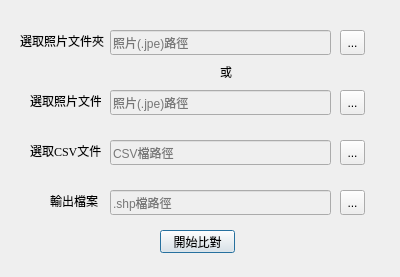
<?xml version="1.0" encoding="UTF-8"?>
<ui version="4.0">
 <class>Dialog</class>
 <widget class="QDialog" name="Dialog">
  <property name="geometry">
   <rect>
    <x>0</x>
    <y>0</y>
    <width>400</width>
    <height>277</height>
   </rect>
  </property>
  <property name="windowTitle">
   <string>照片CSV比對</string>
  </property>
  <widget class="QLabel" name="label_2">
   <property name="geometry">
    <rect>
     <x>30</x>
     <y>140</y>
     <width>71</width>
     <height>21</height>
    </rect>
   </property>
   <property name="font">
    <font>
     <family>Times New Roman</family>
     <pointsize>9</pointsize>
    </font>
   </property>
   <property name="text">
    <string>選取CSV文件</string>
   </property>
  </widget>
  <widget class="QLabel" name="label_9">
   <property name="geometry">
    <rect>
     <x>20</x>
     <y>30</y>
     <width>91</width>
     <height>21</height>
    </rect>
   </property>
   <property name="font">
    <font>
     <family>Times New Roman</family>
     <pointsize>9</pointsize>
    </font>
   </property>
   <property name="text">
    <string>選取照片文件夾</string>
   </property>
  </widget>
  <widget class="QToolButton" name="toolButton_2">
   <property name="geometry">
    <rect>
     <x>340</x>
     <y>140</y>
     <width>25</width>
     <height>25</height>
    </rect>
   </property>
   <property name="text">
    <string>...</string>
   </property>
  </widget>
  <widget class="QToolButton" name="toolButton_4">
   <property name="geometry">
    <rect>
     <x>340</x>
     <y>30</y>
     <width>25</width>
     <height>25</height>
    </rect>
   </property>
   <property name="text">
    <string>...</string>
   </property>
  </widget>
  <widget class="QLineEdit" name="lineEdit_4">
   <property name="enabled">
    <bool>false</bool>
   </property>
   <property name="geometry">
    <rect>
     <x>110</x>
     <y>30</y>
     <width>221</width>
     <height>25</height>
    </rect>
   </property>
   <property name="text">
    <string/>
   </property>
   <property name="placeholderText">
    <string>照片(.jpe)路徑</string>
   </property>
  </widget>
  <widget class="QLineEdit" name="lineEdit_2">
   <property name="enabled">
    <bool>false</bool>
   </property>
   <property name="geometry">
    <rect>
     <x>110</x>
     <y>140</y>
     <width>221</width>
     <height>25</height>
    </rect>
   </property>
   <property name="placeholderText">
    <string>CSV檔路徑</string>
   </property>
  </widget>
  <widget class="QToolButton" name="toolButton_5">
   <property name="geometry">
    <rect>
     <x>340</x>
     <y>90</y>
     <width>25</width>
     <height>25</height>
    </rect>
   </property>
   <property name="text">
    <string>...</string>
   </property>
  </widget>
  <widget class="QLabel" name="label_10">
   <property name="geometry">
    <rect>
     <x>30</x>
     <y>90</y>
     <width>71</width>
     <height>21</height>
    </rect>
   </property>
   <property name="font">
    <font>
     <family>Times New Roman</family>
     <pointsize>9</pointsize>
    </font>
   </property>
   <property name="text">
    <string>選取照片文件</string>
   </property>
  </widget>
  <widget class="QLineEdit" name="lineEdit_5">
   <property name="enabled">
    <bool>false</bool>
   </property>
   <property name="geometry">
    <rect>
     <x>110</x>
     <y>90</y>
     <width>221</width>
     <height>25</height>
    </rect>
   </property>
   <property name="text">
    <string/>
   </property>
   <property name="placeholderText">
    <string>照片(.jpe)路徑</string>
   </property>
  </widget>
  <widget class="QPushButton" name="startPair">
   <property name="geometry">
    <rect>
     <x>160</x>
     <y>230</y>
     <width>75</width>
     <height>23</height>
    </rect>
   </property>
   <property name="sizePolicy">
    <sizepolicy hsizetype="Fixed" vsizetype="Expanding">
     <horstretch>0</horstretch>
     <verstretch>0</verstretch>
    </sizepolicy>
   </property>
   <property name="text">
    <string>開始比對</string>
   </property>
  </widget>
  <widget class="QLabel" name="label_3">
   <property name="geometry">
    <rect>
     <x>190</x>
     <y>60</y>
     <width>72</width>
     <height>23</height>
    </rect>
   </property>
   <property name="text">
    <string>或</string>
   </property>
   <property name="alignment">
    <set>Qt::AlignCenter</set>
   </property>
  </widget>
  <widget class="QToolButton" name="toolButton_3">
   <property name="geometry">
    <rect>
     <x>340</x>
     <y>190</y>
     <width>25</width>
     <height>25</height>
    </rect>
   </property>
   <property name="text">
    <string>...</string>
   </property>
  </widget>
  <widget class="QLineEdit" name="lineEdit_3">
   <property name="enabled">
    <bool>false</bool>
   </property>
   <property name="geometry">
    <rect>
     <x>110</x>
     <y>190</y>
     <width>221</width>
     <height>25</height>
    </rect>
   </property>
   <property name="placeholderText">
    <string>.shp檔路徑</string>
   </property>
  </widget>
  <widget class="QLabel" name="label_4">
   <property name="geometry">
    <rect>
     <x>50</x>
     <y>190</y>
     <width>51</width>
     <height>21</height>
    </rect>
   </property>
   <property name="font">
    <font>
     <family>Times New Roman</family>
     <pointsize>9</pointsize>
    </font>
   </property>
   <property name="text">
    <string>輸出檔案</string>
   </property>
  </widget>
 </widget>
 <resources/>
 <connections/>
</ui>
